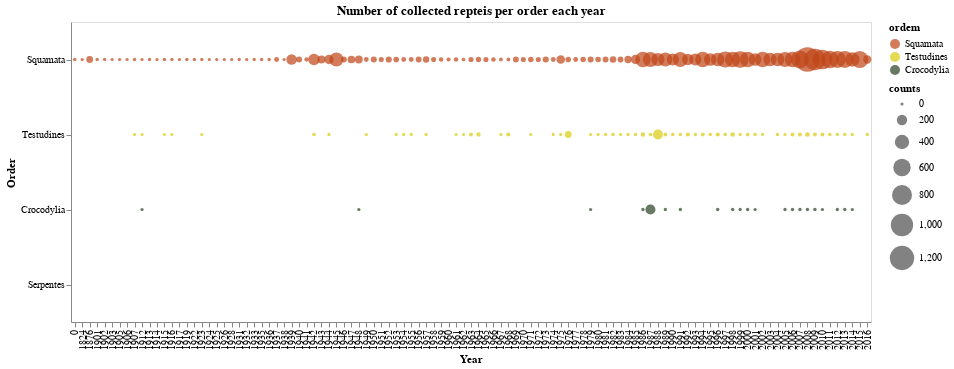

Notebook code cell kept with this figure:
### Code cell
g1 = alt.Chart(orders[orders['ordem'] != 'Caudata'],
               width=800, height=300, title='Number of collected repteis per order each year').mark_circle(
                                                                                color='green').encode(
    x= alt.X('ano_coleta', type='ordinal', title='Year'),
    y= alt.Y('ordem', type='nominal', title='Order',
            sort= alt.EncodingSortField(field='count', op='max', order='descending')),
    size = alt.Size('counts', scale=alt.Scale(range=[10,600])),
    color = alt.Color('ordem', scale= alt.Scale(domain=ordens, range=cores)),
    tooltip= alt.Tooltip(['ano_coleta', 'counts'])
)

# saving graph
g1.save('./graphs/orders_per_year.html')

g1

### Figure 1 — Vega-Lite specification as saved in the notebook (floating-point values rounded to 4 significant figures; data arrays with more than 128 entries replaced by an {"elided": "..."} marker saying what was removed)
{"config": {"view": {"continuousWidth": 400, "continuousHeight": 300}}, "data": {"name": "data-26b91e8f25ac47e5e8752e5da65535bc"}, "mark": {"type": "circle", "color": "green"}, "encoding": {"color": {"type": "nominal", "field": "ordem", "scale": {"domain": ["Squamata", "Testudines", "Crocodylia"], "range": ["#BF4417", "#D9CB0B", "#284021"]}}, "size": {"type": "quantitative", "field": "counts", "scale": {"range": [10, 600]}}, "tooltip": [{"type": "quantitative", "field": "ano_coleta"}, {"type": "quantitative", "field": "counts"}], "x": {"type": "ordinal", "field": "ano_coleta", "title": "Year"}, "y": {"type": "nominal", "field": "ordem", "sort": {"field": "count", "op": "max", "order": "descending"}, "title": "Order"}}, "height": 300, "title": "Number of collected repteis per order each year", "width": 800, "$schema": "https://vega.github.io/schema/vega-lite/v4.8.1.json", "datasets": {"data-26b91e8f25ac47e5e8752e5da65535bc": {"elided": "187 records"}}}
